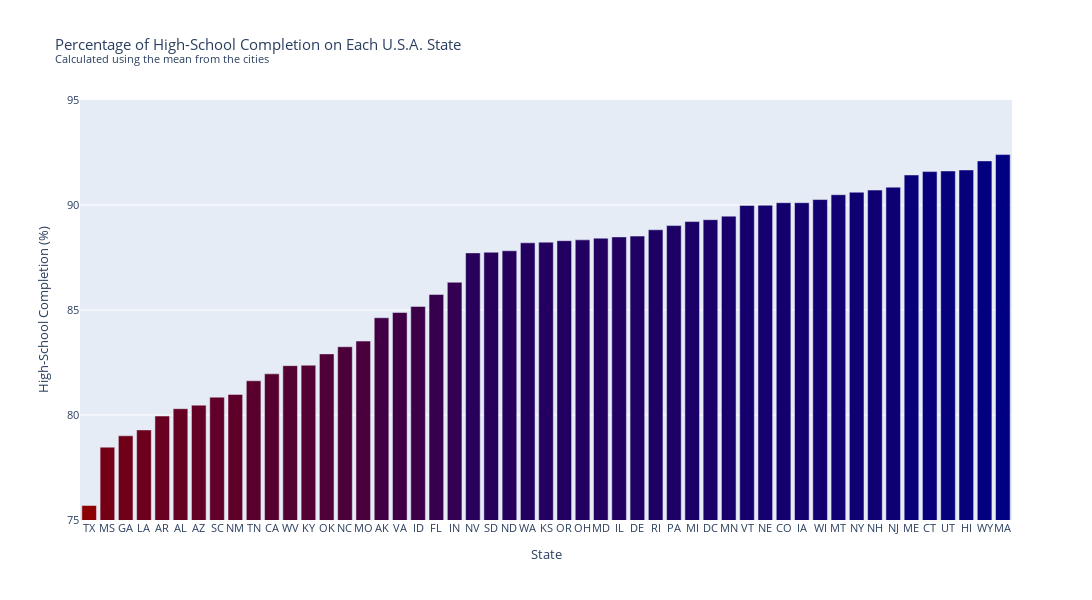

The cell this chart's notebook holds for it:
### Code cell
fig = px.bar(state_hs_grad_rate, 
             y="Mean Rate of HS Grad",
             x=state_hs_grad_rate.index,
             title="Percentage of High-School Completion on Each U.S.A. State<br><sup>Calculated using the mean from the cities</sup>", 
             color="Mean Rate of HS Grad", 
             color_continuous_scale=COLOR_GOOD_TO_BAD[::-1],
             width=1200,
             height=600)

fig.update_layout(xaxis_title="State",
                  yaxis_title="High-School Completion (%)",
                  font={"size": 11},
                  coloraxis_showscale=False)

fig.update_yaxes(range=[75, 95])
fig.update_xaxes(tickangle=0)

fig.show()

### Figure 1 — Plotly figure (JSON) as saved in the notebook; plotly's stock layout.template omitted (floating-point values rounded to 4 significant figures)
{"data": [{"alignmentgroup": "True", "hovertemplate": "Geographic Area=%{x}<br>Mean Rate of HS Grad=%{marker.color}<extra></extra>", "legendgroup": "", "marker": {"color": [75.69, 78.47, 79.01, 79.29, 79.95, 80.3, 80.47, 80.85, 80.98, 81.63, 81.96, 82.35, 82.37, 82.91, 83.25, 83.52, 84.63, 84.88, 85.17, 85.74, 86.32, 87.72, 87.75, 87.82, 88.2, 88.23, 88.3, 88.34, 88.42, 88.48, 88.52, 88.82, 89.02, 89.21, 89.3, 89.47, 89.98, 89.99, 90.11, 90.11, 90.26, 90.49, 90.61, 90.71, 90.85, 91.43, 91.59, 91.62, 91.67, 92.1, 92.4], "coloraxis": "coloraxis", "pattern": {"shape": ""}}, "name": "", "offsetgroup": "", "orientation": "v", "showlegend": false, "textposition": "auto", "type": "bar", "x": ["TX", "MS", "GA", "LA", "AR", "AL", "AZ", "SC", "NM", "TN", "CA", "WV", "KY", "OK", "NC", "MO", "AK", "VA", "ID", "FL", "IN", "NV", "SD", "ND", "WA", "KS", "OR", "OH", "MD", "IL", "DE", "RI", "PA", "MI", "DC", "MN", "VT", "NE", "CO", "IA", "WI", "MT", "NY", "NH", "NJ", "ME", "CT", "UT", "HI", "WY", "MA"], "xaxis": "x", "y": [75.69, 78.47, 79.01, 79.29, 79.95, 80.3, 80.47, 80.85, 80.98, 81.63, 81.96, 82.35, 82.37, 82.91, 83.25, 83.52, 84.63, 84.88, 85.17, 85.74, 86.32, 87.72, 87.75, 87.82, 88.2, 88.23, 88.3, 88.34, 88.42, 88.48, 88.52, 88.82, 89.02, 89.21, 89.3, 89.47, 89.98, 89.99, 90.11, 90.11, 90.26, 90.49, 90.61, 90.71, 90.85, 91.43, 91.59, 91.62, 91.67, 92.1, 92.4], "yaxis": "y"}], "layout": {"barmode": "relative", "coloraxis": {"colorbar": {"title": {"text": "Mean Rate of HS Grad"}}, "colorscale": [[0, "darkred"], [1, "navy"]], "showscale": false}, "font": {"size": 11}, "height": 600, "legend": {"tracegroupgap": 0}, "title": {"text": "Percentage of High-School Completion on Each U.S.A. State<br><sup>Calculated using the mean from the cities</sup>"}, "width": 1200, "xaxis": {"anchor": "y", "domain": [0, 1], "tickangle": 0, "title": {"text": "State"}}, "yaxis": {"anchor": "x", "domain": [0, 1], "range": [75, 95], "title": {"text": "High-School Completion (%)"}}}}
